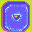

A level layout from a 2D game, rendered from its tile map. Below: a short description, then the map file with its tile-grid data intact:
An orthogonal 2x2 tile map with 16x16 px tiles, 1 tile layer (Tile Layer 1).

<map version="1.5" tiledversion="1.7.2" orientation="orthogonal" renderorder="right-down" width="2" height="2" tilewidth="16" tileheight="16" infinite="0" nextlayerid="2" nextobjectid="1">
 <tileset firstgid="1" name="aw2.png" tilewidth="16" tileheight="16" tilecount="512" columns="32">
  <image source="aw2.png" trans="ffffff" width="512" height="256" />
 </tileset>
 <layer id="1" name="Tile Layer 1" width="2" height="2">
  <data>
   <tile gid="89" />
   <tile gid="90" />
   <tile gid="121" />
   <tile gid="122" />
  </data>
 </layer>
</map>
